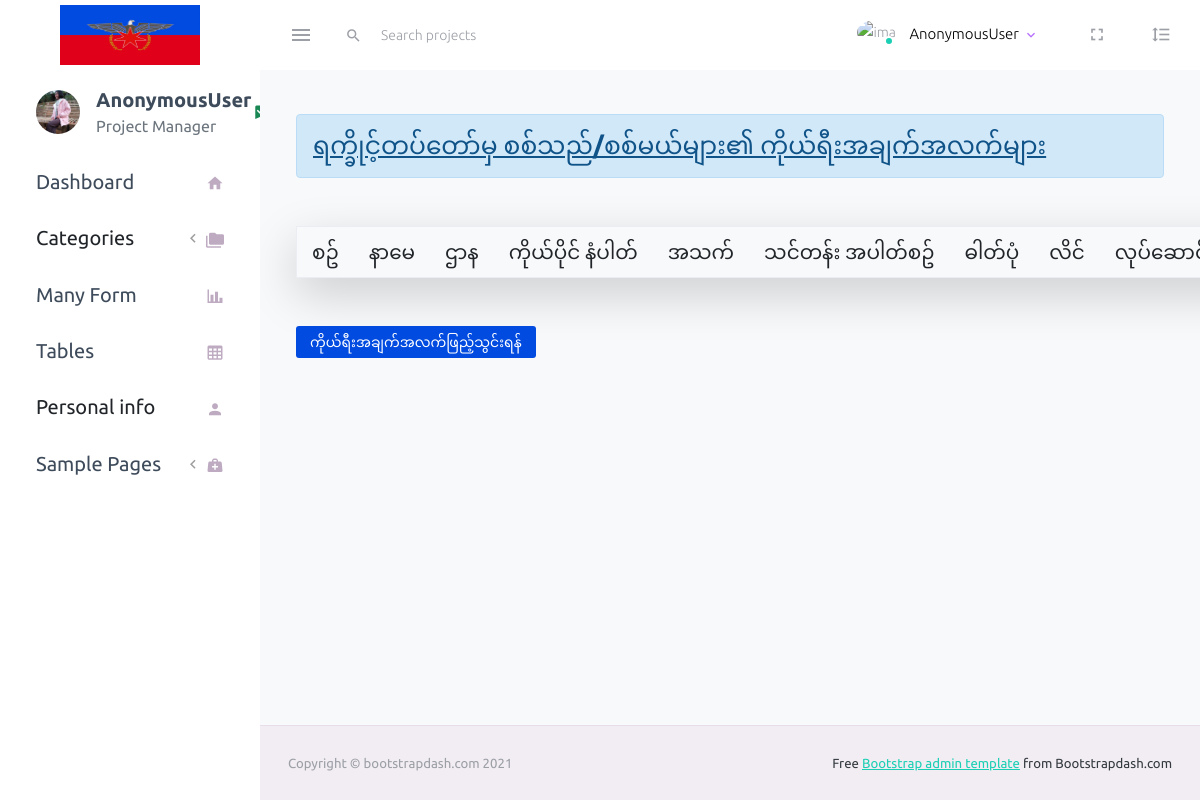
/personal/, run on an earlier commit of the app's database.
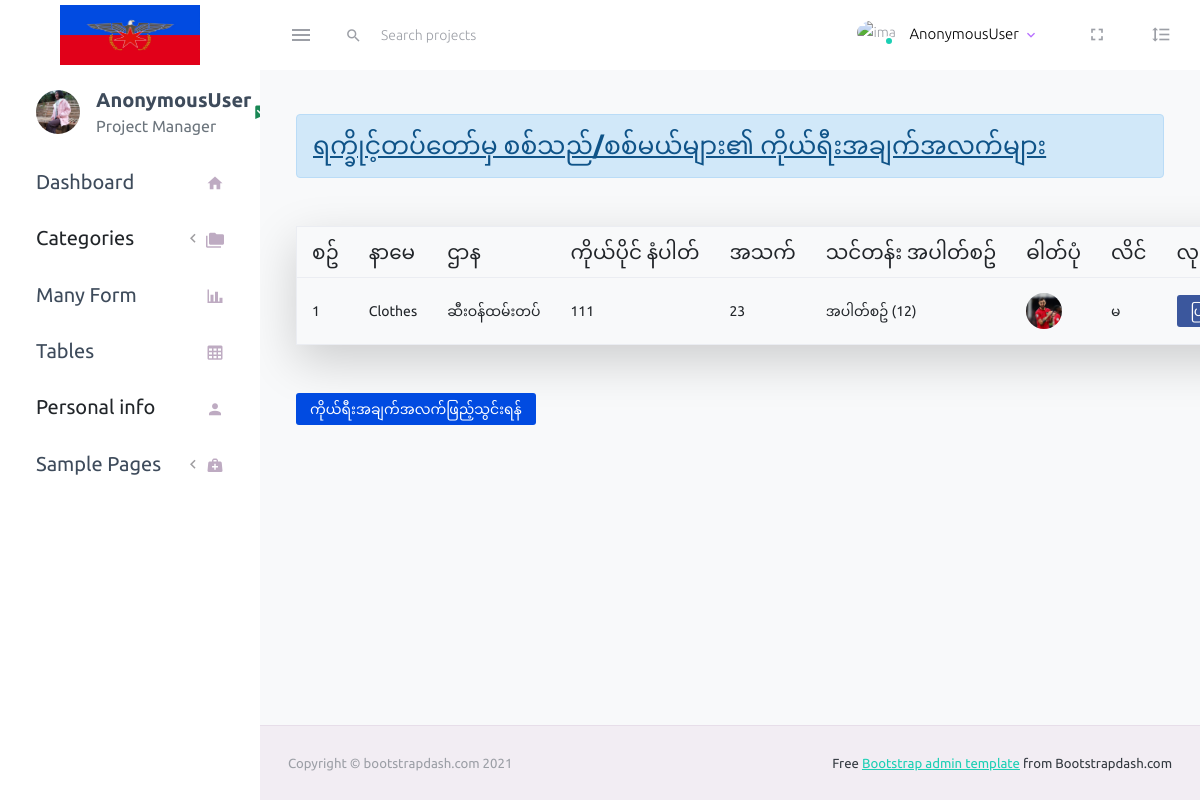
And on a later commit of the database.
### myapp/models.py (models this page shows, shortened)
class Personal(models.Model):
   name = models.CharField(max_length=50)
   rank = models.ForeignKey(Rank, on_delete=models.CASCADE)
   appointment = models.ForeignKey(Appointment, on_delete=models.CASCADE, null=True, blank=True)
   ser_number = models.CharField(max_length=50)
   image = models.ImageField(upload_to='personal-image', null=True, blank=True)
   department = models.ForeignKey(Department, on_delete=models.CASCADE)
   gender = models.ForeignKey(Gender, on_delete=models.CASCADE)
   birthday = models.DateField(null=True, blank=True)
   religion = models.ForeignKey(Religion, on_delete=models.CASCADE, null=True, blank=True)
   nation = models.ForeignKey(Nation,on_delete=models.CASCADE)
   address = models.CharField(max_length=100)
   father = models.CharField(max_length=100)
   mother = models.CharField(max_length=100)
   married = models.ForeignKey(Married, on_delete=models.CASCADE)
   blood = models.ForeignKey(Blood, on_delete=models.CASCADE)
   health = models.CharField(max_length=50)
   height = models.CharField(max_length=50)
   education = models.CharField(max_length=100)
   join_date = models.DateField(null=True, blank=True)
   batch_no = models.CharField(max_length=50)
   trained_place = models.ForeignKey(TrainingGround, on_delete=models.CASCADE)
   trained_type = models.ManyToManyField(TrainingType)
   long_time = models.CharField(max_length=20, null=True, blank=True)
   @property
   def birthdayCount (self):
        return int((datetime.now().date()-self.birthday).days/365.25)

class Department(models.Model):
   name = models.CharField(max_length=200)
   def __str__(self):
      return self.name

class Gender(models.Model):
   name = models.CharField(max_length=50)
   def __str__(self):
      return self.name

### myapp/views.py (the view)
# urls.py: path('personal/', views.personal, name='personal_page'),
def personal(request):
    personals = Personal.objects.all()
    new_search = request.GET.get('search') if request.GET.get('search') != None else''
    personal_search = Personal.objects.filter(
        Q(name__contains = new_search)|
        Q(department__name__contains = new_search)|
        Q(batch_no__contains = new_search)|
        Q(blood__name__contains = new_search)|
        Q(religion__name__contains = new_search)|
        Q(blood__name__contains = new_search)|
        Q(gender__name__contains = new_search)|
        Q(married__name__contains = new_search)|
        Q(nation__name__contains = new_search)
    )
    page = request.GET.get('page', 1)
    paginator = Paginator(personals, 1)
    try:
      personals = paginator.page(page)
    except PageNotAnInteger:
      personals = paginator.page(1)
    except EmptyPage:
      personals=paginator.page(paginator.num_pages)
    form =PersonalForm()
    context = {
        'new_search':new_search,
        'personals':personals,
        'personal_search':personal_search,
        'form':form,
    }
    return render(request, 'personal/index.html', context)

### templates/personal/index.html (shortened to what this page needs)
{% extends 'layout/master.html' %}
{% load crispy_forms_tags %}
{% block content %}
<h3 class="text-decoration-underline font-weight-bold alert alert-info">ရက္ခိုင့်တပ်တော်မှ စစ်သည်/စစ်မယ်များ၏ ကိုယ်ရီးအချက်အလက်များ</h3>
<table class="table table-hover border shadow-lg mt-5">
    <thead class="mt-3">
        <tr>
            <th class="fs-5">စဥ်</th>
            <th class="fs-5">နာမေ</th>
            <th class="fs-5">ဌာန</th>
            <th class="fs-5">ကိုယ်ပိုင် နံပါတ်</th>
            <th class="fs-5">အသက်</th>
            <th class="fs-5">သင်တန်း အပါတ်စဥ်</th>
            <th  class="fs-5">ဓါတ်ပုံ</th>
            <th class="fs-5">လိင်</th>
            <th class="fs-5">လုပ်ဆောင်ချက်များ</th>
        </tr>
    </thead>
    <tbody>
        {% for personal in personal_search %}
        <tr>
            <td>{{ forloop.counter }}</td>
            <td>{{ personal.name }}</td>
            <td>{{ personal.department }}</td>
            <td>{{ personal.ser_number }}</td>
            <td>{{ personal.birthdayCount }}</td>
            <td>အပါတ်စဥ်  ({{ personal.batch_no }})</td>
            <td>
                <img src="{{ personal.image.url}}" alt="" width="50px" height="50px">
            </td>
            <td>{{ personal.gender }}</td>
            <td>
                 <a href="{% url 'personal_change' personal.id %}" class="btn btn-sm btn-facebook">ပြုပြင်ရန်</a>
            </td>
        </tr>
        {% endfor %}
    </tbody>
</table>
<a href="{% url 'personal_create' %}" class="btn btn-sm mt-5 text-white" style="background-color: #014be1;">ကိုယ်ရီးအချက်အလက်ဖြည့်သွင်းရန်</a>
{% endblock %}

### templates/layout/master.html (shortened to what this page needs)
<!DOCTYPE html>
{% load static %}
<html lang="en">
  <head>
    <link rel="stylesheet" href="{% static 'assets/vendors/mdi/css/materialdesignicons.min.css' %}" >
    <link rel="stylesheet" href="{% static 'assets/vendors/css/vendor.bundle.base.css' %}">
    <link rel="stylesheet" href="{% static 'assets/css/style.css' %}">
    <link rel="stylesheet" href="{% static 'css/style.css' %}">
  </head>
  <body>
    <div class="container-scroller">
      <nav class="navbar default-layout-navbar col-lg-12 col-12 p-0 fixed-top d-flex flex-row">
        <div class="text-center navbar-brand-wrapper d-flex align-items-center justify-content-center">
          <a class="navbar-brand brand-logo" href="index.html"><img src="{% static 'assets/images/faces/arakan.png' %}" style="height: 60px;" alt="logo" /></a>
        </div>
        <div class="navbar-menu-wrapper d-flex align-items-stretch">
          <button class="navbar-toggler navbar-toggler align-self-center" type="button" data-toggle="minimize">
            <span class="mdi mdi-menu"></span>
          </button>
          <div class="search-field d-none d-md-block">
            <form class="d-flex align-items-center h-100" action="#" method="GET" >
              <div class="input-group">
                <div class="input-group-prepend bg-transparent">
                  <i class="input-group-text border-0 mdi mdi-magnify"></i>
                </div>
                <input type="text" class="form-control bg-transparent border-0" placeholder="Search projects" name="search">
              </div>
            </form>
          </div>
          <ul class="navbar-nav navbar-nav-right">
            <li class="nav-item nav-profile dropdown">
              <a class="nav-link dropdown-toggle" id="profileDropdown" href="#" data-bs-toggle="dropdown" aria-expanded="false">
                <div class="nav-profile-img">
                  <img src="{{request.user.profile}}" alt="image" style="object-fit:cover">
                  <span class="availability-status online"></span>
                </div>
                <div class="nav-profile-text">
                  <p class="mb-1 text-black">{{ request.user }}</p>
                </div>
              </a>
            </li>
            <li class="nav-item d-none d-lg-block full-screen-link">
              <a class="nav-link">
                <i class="mdi mdi-fullscreen" id="fullscreen-button"></i>
              </a>
            </li>
            <li class="nav-item nav-settings d-none d-lg-block">
              <a class="nav-link" href="#">
                <i class="mdi mdi-format-line-spacing"></i>
              </a>
            </li>
          </ul>
        </div>
      </nav>
      <div class="container-fluid page-body-wrapper">
        <nav class="sidebar sidebar-offcanvas" id="sidebar">
          <ul class="nav">
            <li class="nav-item nav-profile">
              <a href="#" class="nav-link">
                <div class="nav-profile-image">
                  <img src="{% static 'assets/images/faces/mary4.jpg' %}" alt="profile" style="object-fit:cover">
                </div>
                <div class="nav-profile-text d-flex flex-column">
                  <span class="font-weight-bold mb-2 fs-5">{{ request.user }}</span>
                  <span class="text-secondary text-small fs-6">Project Manager</span>
                </div>
                <i class="mdi mdi-bookmark-check text-success nav-profile-badge"></i>
              </a>
            </li>
            <li class="nav-item">
              {% url 'dashboard' as url  %}
              <a class="nav-link {% if request.path == url %}text-danger {% endif %}" href="{% url 'dashboard' %}">
                <span class="menu-title fs-5">Dashboard</span>
                <i class="mdi mdi-home menu-icon"></i>
              </a>
            </li>
            <li class="nav-item">
              <a class="nav-link" data-bs-toggle="collapse" href="#ui-basic" aria-expanded="false" aria-controls="ui-basic">
                <span class="menu-title fs-5 text-dark" >Categories</span>
                <i class="menu-arrow"></i>
                <i class="mdi mdi-folder-multiple menu-icon"></i>
              </a>
            </li>
            <li class="nav-item">
              <a class="nav-link" href="{% url 'many_form' %}">
                <span class="menu-title fs-5">Many Form</span>
                <i class="mdi mdi-chart-bar menu-icon"></i>
              </a>
            </li>
            <li class="nav-item">
              {% url 'table' as url %}
              <a class="nav-link {% if request.path == url %}text-danger {% endif %}" href="{% url 'table' %}">
                <span class="menu-title fs-5">Tables</span>
                <i class="mdi mdi-table-large menu-icon"></i>
              </a>
            </li>
            <li class="nav-item">
              {% url 'personal_page' as url %}
              <a class="nav-link {% if request.path == url %}text-dark{% endif %}" href="{% url 'personal_page' %}">
                <span class="menu-title fs-5">Personal info </span>
                <i class="mdi mdi-account menu-icon"></i>
              </a>
            </li>
            <li class="nav-item">
              <a class="nav-link" data-bs-toggle="collapse" href="#general-pages" aria-expanded="false" aria-controls="general-pages">
                <span class="menu-title fs-5">Sample Pages</span>
                <i class="menu-arrow"></i>
                <i class="mdi mdi-medical-bag menu-icon"></i>
              </a>
            </li>
          </ul>
        </nav>
        <div class="main-panel">
          <div class="content-wrapper bg-light">
            {% block content %}
            {% endblock %}
          </div>
          <footer class="footer">
            <div class="container-fluid d-flex justify-content-between">
              <span class="text-muted d-block text-center text-sm-start d-sm-inline-block">Copyright © bootstrapdash.com 2021</span>
              <span class="float-none float-sm-end mt-1 mt-sm-0 text-end"> Free <a href="https://www.bootstrapdash.com/bootstrap-admin-template/" target="_blank">Bootstrap admin template</a> from Bootstrapdash.com</span>
            </div>
          </footer>
        </div>
      </div>
    </div>
  </body>
</html>

What changed in the data, as far as the page shows it:
added Personal: name "Clothes", department "ဆီးဝန်ထမ်းတပ်", ser_number "111", birthdayCount "23", batch_no "12", image (picture), gender "မ"
